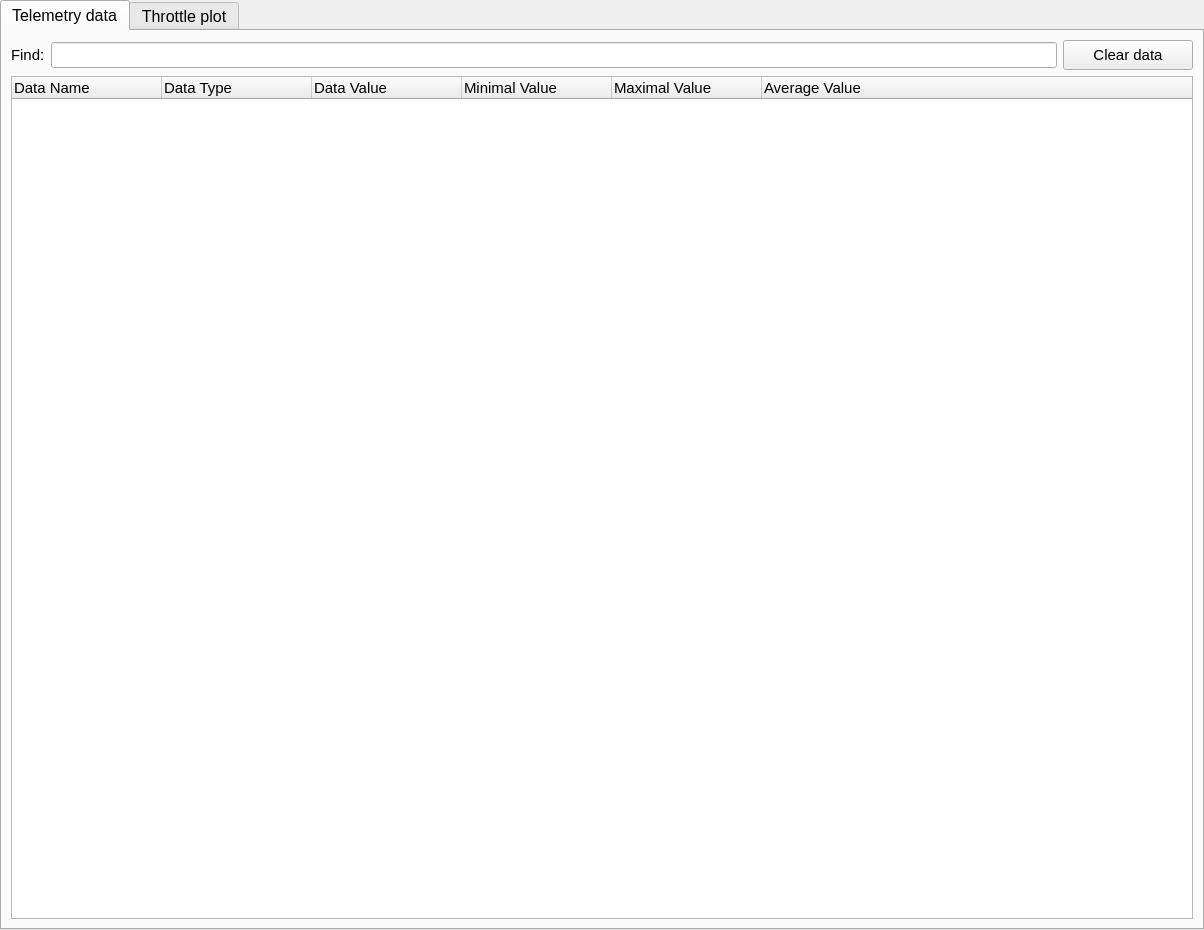
<?xml version="1.0" encoding="UTF-8"?>
<ui version="4.0">
 <class>TelemetryTabWidget</class>
 <widget class="QTabWidget" name="TelemetryTabWidget">
  <property name="geometry">
   <rect>
    <x>0</x>
    <y>0</y>
    <width>1204</width>
    <height>930</height>
   </rect>
  </property>
  <property name="font">
   <font>
    <pointsize>12</pointsize>
    <weight>50</weight>
    <bold>false</bold>
   </font>
  </property>
  <property name="windowTitle">
   <string>TabWidget</string>
  </property>
  <property name="currentIndex">
   <number>0</number>
  </property>
  <widget class="QWidget" name="dataTab">
   <property name="font">
    <font>
     <pointsize>11</pointsize>
    </font>
   </property>
   <attribute name="title">
    <string>Telemetry data</string>
   </attribute>
   <layout class="QVBoxLayout" name="verticalLayout">
    <item>
     <layout class="QHBoxLayout" name="horizontalLayout">
      <item>
       <widget class="QLabel" name="label">
        <property name="text">
         <string>Find:</string>
        </property>
       </widget>
      </item>
      <item>
       <widget class="QLineEdit" name="lineEdit">
        <property name="clearButtonEnabled">
         <bool>true</bool>
        </property>
       </widget>
      </item>
      <item>
       <widget class="QPushButton" name="buttonClear">
        <property name="minimumSize">
         <size>
          <width>130</width>
          <height>30</height>
         </size>
        </property>
        <property name="maximumSize">
         <size>
          <width>130</width>
          <height>30</height>
         </size>
        </property>
        <property name="text">
         <string>Clear data</string>
        </property>
        <property name="icon">
         <iconset resource="../../resources.qrc">
          <normaloff>:/Icons/Icons/delete81.png</normaloff>:/Icons/Icons/delete81.png</iconset>
        </property>
       </widget>
      </item>
     </layout>
    </item>
    <item>
     <widget class="QTreeWidget" name="treeWidget">
      <attribute name="headerDefaultSectionSize">
       <number>150</number>
      </attribute>
      <attribute name="headerMinimumSectionSize">
       <number>100</number>
      </attribute>
      <column>
       <property name="text">
        <string>Data Name</string>
       </property>
      </column>
      <column>
       <property name="text">
        <string>Data Type</string>
       </property>
      </column>
      <column>
       <property name="text">
        <string>Data Value</string>
       </property>
      </column>
      <column>
       <property name="text">
        <string>Minimal Value</string>
       </property>
      </column>
      <column>
       <property name="text">
        <string>Maximal Value</string>
       </property>
      </column>
      <column>
       <property name="text">
        <string>Average Value</string>
       </property>
      </column>
     </widget>
    </item>
   </layout>
  </widget>
  <widget class="QWidget" name="throttleTab">
   <attribute name="title">
    <string>Throttle plot</string>
   </attribute>
   <layout class="QHBoxLayout" name="horizontalLayout_2">
    <item>
     <layout class="QVBoxLayout" name="verticalLayout_2">
      <property name="spacing">
       <number>10</number>
      </property>
      <item>
       <widget class="QwtPlot" name="frontLeftEnginePlot">
        <property name="frameShape">
         <enum>QFrame::Box</enum>
        </property>
        <property name="canvasBackground">
         <brush brushstyle="SolidPattern">
          <color alpha="255">
           <red>0</red>
           <green>0</green>
           <blue>0</blue>
          </color>
         </brush>
        </property>
        <property name="autoReplot">
         <bool>true</bool>
        </property>
       </widget>
      </item>
      <item>
       <widget class="QwtPlot" name="rearLeftEnginePlot">
        <property name="frameShape">
         <enum>QFrame::Box</enum>
        </property>
        <property name="canvasBackground">
         <brush brushstyle="SolidPattern">
          <color alpha="255">
           <red>0</red>
           <green>0</green>
           <blue>0</blue>
          </color>
         </brush>
        </property>
        <property name="autoReplot">
         <bool>true</bool>
        </property>
       </widget>
      </item>
     </layout>
    </item>
    <item>
     <layout class="QVBoxLayout" name="verticalLayout_3">
      <property name="spacing">
       <number>10</number>
      </property>
      <item>
       <widget class="QwtPlot" name="frontRightEnginePlot">
        <property name="frameShape">
         <enum>QFrame::Box</enum>
        </property>
        <property name="frameShadow">
         <enum>QFrame::Plain</enum>
        </property>
        <property name="canvasBackground">
         <brush brushstyle="SolidPattern">
          <color alpha="255">
           <red>0</red>
           <green>0</green>
           <blue>0</blue>
          </color>
         </brush>
        </property>
        <property name="autoReplot">
         <bool>true</bool>
        </property>
       </widget>
      </item>
      <item>
       <widget class="QwtPlot" name="rearRightEnginePlot">
        <property name="frameShape">
         <enum>QFrame::Box</enum>
        </property>
        <property name="frameShadow">
         <enum>QFrame::Plain</enum>
        </property>
        <property name="canvasBackground">
         <brush brushstyle="SolidPattern">
          <color alpha="255">
           <red>0</red>
           <green>0</green>
           <blue>0</blue>
          </color>
         </brush>
        </property>
        <property name="autoReplot">
         <bool>true</bool>
        </property>
       </widget>
      </item>
     </layout>
    </item>
   </layout>
  </widget>
 </widget>
 <customwidgets>
  <customwidget>
   <class>QwtPlot</class>
   <extends>QFrame</extends>
   <header>qwt_plot.h</header>
  </customwidget>
 </customwidgets>
 <resources>
  <include location="../../resources.qrc"/>
 </resources>
 <connections/>
</ui>
